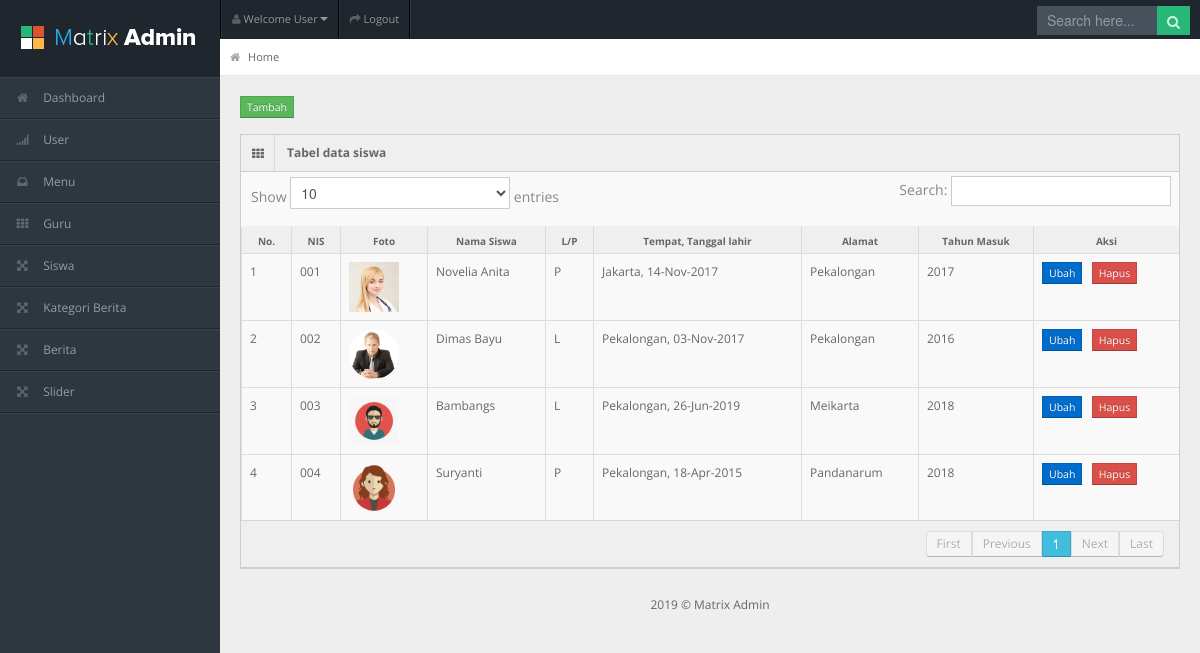
/Admin/index.php?page=siswa&create=success (signed in), run on the app's committed database.
### tables this page shows
CREATE TABLE `tb_siswa` (
  `nis` varchar(10) NOT NULL,
  `foto` varchar(50) NOT NULL,
  `nama_siswa` varchar(45) NOT NULL,
  `jk` enum('L','P') NOT NULL,
  `tmp_lahir` varchar(25) NOT NULL,
  `tgl_lahir` date NOT NULL,
  `alamat` text NOT NULL,
  `tahun_masuk` int(4) NOT NULL
);

### Admin/tabel.php (the view, shortened to what this page needs)
<?php if($_GET['page']=="siswa"){ ?>
    <div class="container-fluid">
    <div class="row-fluid">
      <div class="span12">
        <span><a class="btn btn-mini btn-success" href="index.php?page=tambahsiswa">Tambah</a></span>
        <div class="widget-box">
          <div class="widget-title"> <span class="icon"><i class="icon-th"></i></span>
            <h5>Tabel data siswa</h5>
          </div>
          <div class="widget-content nopadding">
            <table class="table table-bordered data-table">
              <thead>
                <tr>
                  <th>No.</th>
                  <th>NIS</th>
                  <th>Foto</th>
                  <th>Nama Siswa</th>
                  <th>L/P</th>
                  <th>Tempat, Tanggal lahir</th>
                  <th>Alamat</th>
                  <th>Tahun Masuk</th>
                  <th>Aksi</th>
                </tr>
              </thead>
              <tbody>
              <?php
                $i = 1;
                $sql = mysqli_query($koneksi, "SELECT * FROM tb_siswa");
                while($data = mysqli_fetch_array($sql)){
              ?>
                <tr class="gradeX">
                  <td><?php echo $i ?></td>
                  <td><?php echo $data['nis'] ?></td>
                  <td><img src="../images/siswa/<?php echo $data['foto'] ?>" alt="<?php echo $data['foto'] ?>" width=50px height=50px></td>
                  <td><?php echo $data['nama_siswa'] ?></td>
                  <td><?php echo $data['jk'] ?></td>
                  <td><?php echo $data['tmp_lahir'].", ".date("d-M-Y", strtotime($data['tgl_lahir'])) ?></td>
                  <td><?php echo $data['alamat'] ?></td>
                  <td><?php echo $data['tahun_masuk'] ?></td>
                  <td>
                        <a class="btn btn-mini btn-primary" href="index.php?page=ubahsiswa&id=<?php echo $data['nis'] ?>">
                        Ubah</a> &nbsp;
                        <a class="btn btn-mini btn-danger" href="crud/siswa/delete.php?id=<?php echo $data['nis'] ?>"
                        onclick="return confirm('Apakah anda yakin?')">Hapus</a>
                  </td>
                </tr>
                <?php $i++; } ?>
              </tbody>
            </table>
          </div>
        </div>
      </div>
    </div>
  </div>
<?php } ?>

### Admin/css/matrix-style.css (style rules this page uses)
* { outline:none !important; -moz-outline: none !important; }
html, body { height:100% }
body { overflow-x: hidden; margin-top: -10px; font-family: 'Open Sans', sans-serif; font-size:12px; color:#666; }
a { color:#666; }
select, textarea, input[type="text"], input[type="password"], input[type="datetime"], input[type="datetime-local"], input[type="date"], input[type="month"], input[type="time"], input[type="week"], input[type="number"], input[type="email"], input[type="url"], input[type="search"], input[type="tel"], input[type="color"], .uneditable-input, .label, .dropdown-menu, .btn, .well, .progress, .table-bordered, .btn-group > .btn:first-child, .btn-group > .btn:last-child, .btn-group > .btn:last-child, .btn-group > .dropdown-toggle, .alert { border-radius:0px; }
.btn, textarea, input[type="text"], input[type="password"], input[type="datetime"], input[type="datetime-local"], input[type="date"], input[type="month"], input[type="time"], input[type="week"], input[type="number"], input[type="email"], input[type="url"], input[type="search"], input[type="tel"], input[type="color"], .uneditable-input { box-shadow:none; }
.progress, .progress-success .bar, .progress .bar-success, .progress-warning .bar, .progress .bar-warning, .progress-danger .bar, .progress .bar-danger, .progress-info .bar, .progress .bar-info, .btn, .btn-primary { background-image:none; }
.container-fluid .row-fluid:first-child { margin-top: 20px; }
.stat-boxes .peity_bar_good, .stat-boxes .peity_line_good, { color: #459D1C; }
.widget-box { background: none repeat scroll 0 0 #F9F9F9; border-left: 1px solid #CDCDCD; border-top: 1px solid #CDCDCD; border-right: 1px solid #CDCDCD; clear: both; margin-top: 16px; margin-bottom: 16px; position: relative; }
.widget-title, .modal-header, .table th, div.dataTables_wrapper .ui-widget-header { background:#efefef; border-bottom: 1px solid #CDCDCD; height: 36px; }
.widget-title span.icon { padding: 9px 10px 7px 11px; float: left; border-right:1px solid #dadada; }
.widget-title h5 { color: #666; float: left; font-size: 12px; font-weight: bold; padding: 12px; line-height: 12px; margin: 0; }
.widget-content { padding:15px; border-bottom: 1px solid #cdcdcd; }
.table th { height: auto; font-size: 10px; padding: 5px 10px 2px; border-bottom: 0; text-align: center; color: #666666; }
.nopadding { padding: 0 !important; }
.nopadding .table { margin-bottom: 0; }
.nopadding .table-bordered { border: 0; }

### Admin/css/matrix-media.css (style rules this page uses)
body { background:#2E363F; }

### data on the page
tb_siswa: nis "001", foto (picture), nama_siswa "Novelia Anita", jk "P", tmp_lahir "Jakarta", tgl_lahir "14-Nov-2017", alamat "Pekalongan", tahun_masuk "2017"
tb_siswa: nis "002", foto (picture), nama_siswa "Dimas Bayu", jk "L", tmp_lahir "Pekalongan", tgl_lahir "03-Nov-2017", alamat "Pekalongan", tahun_masuk "2016"
tb_siswa: nis "003", foto (picture), nama_siswa "Bambangs", jk "L", tmp_lahir "Pekalongan", tgl_lahir "26-Jun-2019", alamat "Meikarta", tahun_masuk "2018"
tb_siswa: nis "004", foto (picture), nama_siswa "Suryanti", jk "P", tmp_lahir "Pekalongan", tgl_lahir "18-Apr-2015", alamat "Pandanarum", tahun_masuk "2018"

### other printed values
date ('Y') "2019"
